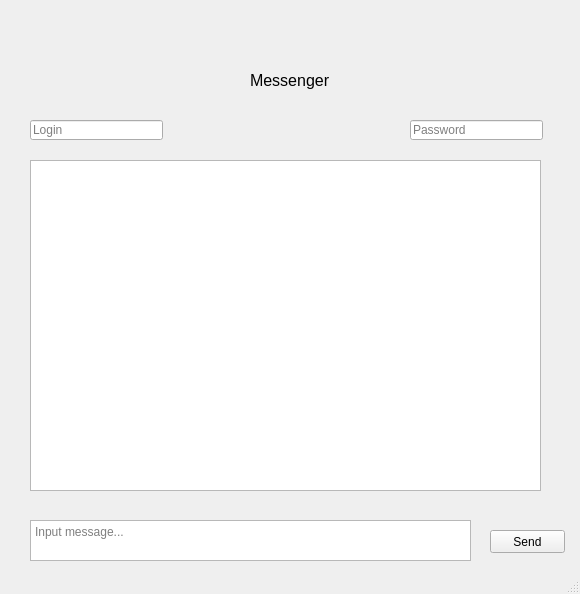
<?xml version="1.0" encoding="UTF-8"?>
<ui version="4.0">
 <class>MainWindow</class>
 <widget class="QMainWindow" name="MainWindow">
  <property name="geometry">
   <rect>
    <x>0</x>
    <y>0</y>
    <width>580</width>
    <height>594</height>
   </rect>
  </property>
  <property name="windowTitle">
   <string>MainWindow</string>
  </property>
  <widget class="QWidget" name="centralwidget">
   <widget class="QLabel" name="label">
    <property name="geometry">
     <rect>
      <x>250</x>
      <y>60</y>
      <width>81</width>
      <height>41</height>
     </rect>
    </property>
    <property name="font">
     <font>
      <pointsize>12</pointsize>
     </font>
    </property>
    <property name="text">
     <string>Messenger</string>
    </property>
   </widget>
   <widget class="QTextBrowser" name="textBrowser">
    <property name="geometry">
     <rect>
      <x>30</x>
      <y>160</y>
      <width>511</width>
      <height>331</height>
     </rect>
    </property>
   </widget>
   <widget class="QTextEdit" name="textEdit">
    <property name="geometry">
     <rect>
      <x>30</x>
      <y>520</y>
      <width>441</width>
      <height>41</height>
     </rect>
    </property>
    <property name="placeholderText">
     <string>Input message...</string>
    </property>
   </widget>
   <widget class="QPushButton" name="pushButton">
    <property name="geometry">
     <rect>
      <x>490</x>
      <y>530</y>
      <width>75</width>
      <height>23</height>
     </rect>
    </property>
    <property name="text">
     <string>Send</string>
    </property>
   </widget>
   <widget class="QLineEdit" name="lineEdit">
    <property name="geometry">
     <rect>
      <x>30</x>
      <y>120</y>
      <width>133</width>
      <height>20</height>
     </rect>
    </property>
    <property name="placeholderText">
     <string>Login</string>
    </property>
   </widget>
   <widget class="QLineEdit" name="lineEdit_2">
    <property name="geometry">
     <rect>
      <x>410</x>
      <y>120</y>
      <width>133</width>
      <height>20</height>
     </rect>
    </property>
    <property name="placeholderText">
     <string>Password</string>
    </property>
   </widget>
  </widget>
  <widget class="QStatusBar" name="statusbar"/>
 </widget>
 <resources/>
 <connections/>
</ui>
